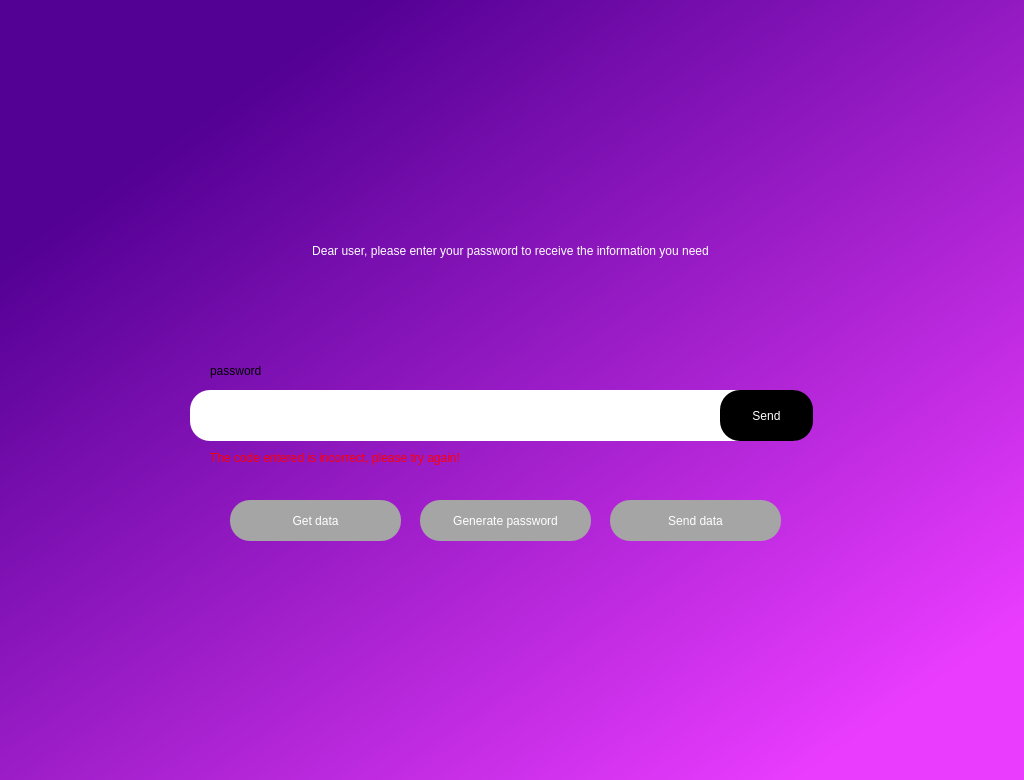
<?xml version="1.0" encoding="UTF-8"?>
<ui version="4.0">
 <class>Dialog</class>
 <widget class="QDialog" name="Dialog">
  <property name="geometry">
   <rect>
    <x>0</x>
    <y>0</y>
    <width>1024</width>
    <height>780</height>
   </rect>
  </property>
  <property name="windowTitle">
   <string>Dialog</string>
  </property>
  <widget class="QWidget" name="widget" native="true">
   <property name="geometry">
    <rect>
     <x>0</x>
     <y>0</y>
     <width>1024</width>
     <height>780</height>
    </rect>
   </property>
   <property name="styleSheet">
    <string notr="true">QWidget#widget{
background-color: qlineargradient(spread:pad, x1:0.119, y1:0.063, x2:0.98, y2:0.988636, stop:0.0895522 rgba(83, 0, 148, 255), stop:0.900498 rgba(234, 60, 255, 255));}
</string>
   </property>
   <widget class="QLabel" name="label">
    <property name="geometry">
     <rect>
      <x>40</x>
      <y>200</y>
      <width>941</width>
      <height>101</height>
     </rect>
    </property>
    <property name="styleSheet">
     <string notr="true">background: transparent;
font: 24pt &quot;MS Shell Dlg 2&quot;;
color: rgb(255, 255, 255);
text-align: center;

</string>
    </property>
    <property name="text">
     <string>Dear user, please enter your password to receive the information you need</string>
    </property>
    <property name="scaledContents">
     <bool>false</bool>
    </property>
    <property name="alignment">
     <set>Qt::AlignCenter</set>
    </property>
    <property name="wordWrap">
     <bool>true</bool>
    </property>
    <property name="openExternalLinks">
     <bool>false</bool>
    </property>
   </widget>
   <widget class="QLineEdit" name="lineEdit">
    <property name="geometry">
     <rect>
      <x>190</x>
      <y>390</y>
      <width>621</width>
      <height>51</height>
     </rect>
    </property>
    <property name="styleSheet">
     <string notr="true">border-radius: 20px;
font: 10pt &quot;MS Shell Dlg 2&quot;;</string>
    </property>
    <property name="text">
     <string/>
    </property>
   </widget>
   <widget class="QPushButton" name="buttonfalse">
    <property name="geometry">
     <rect>
      <x>720</x>
      <y>390</y>
      <width>93</width>
      <height>51</height>
     </rect>
    </property>
    <property name="styleSheet">
     <string notr="true">QPushButton {
    border-radius: 20px;
    background-color: rgb(0, 0, 0);
    color: rgb(255, 255, 255);
    font: 10pt &quot;MS Shell Dlg 2&quot;;
}

QPushButton:hover {
    background-color: #f5b9ff;
}
</string>
    </property>
    <property name="text">
     <string>Send</string>
    </property>
   </widget>
   <widget class="QLabel" name="label_2">
    <property name="geometry">
     <rect>
      <x>210</x>
      <y>360</y>
      <width>61</width>
      <height>21</height>
     </rect>
    </property>
    <property name="text">
     <string>password</string>
    </property>
   </widget>
   <widget class="QPushButton" name="databutton">
    <property name="geometry">
     <rect>
      <x>230</x>
      <y>500</y>
      <width>171</width>
      <height>41</height>
     </rect>
    </property>
    <property name="styleSheet">
     <string notr="true">border-radius: 20px;
color: rgb(255, 255, 255);
font: 10pt &quot;MS Shell Dlg 2&quot;;
background-color: rgb(165, 165, 165);</string>
    </property>
    <property name="text">
     <string>Get data</string>
    </property>
   </widget>
   <widget class="QPushButton" name="pushButton_3">
    <property name="geometry">
     <rect>
      <x>610</x>
      <y>500</y>
      <width>171</width>
      <height>41</height>
     </rect>
    </property>
    <property name="styleSheet">
     <string notr="true">border-radius: 20px;
color: rgb(255, 255, 255);
font: 10pt &quot;MS Shell Dlg 2&quot;;
background-color: rgb(165, 165, 165);</string>
    </property>
    <property name="text">
     <string>Send data</string>
    </property>
   </widget>
   <widget class="QPushButton" name="pushButton_4">
    <property name="geometry">
     <rect>
      <x>420</x>
      <y>500</y>
      <width>171</width>
      <height>41</height>
     </rect>
    </property>
    <property name="styleSheet">
     <string notr="true">border-radius: 20px;
color: rgb(255, 255, 255);
font: 10pt &quot;MS Shell Dlg 2&quot;;
background-color: rgb(165, 165, 165);</string>
    </property>
    <property name="text">
     <string>Generate password</string>
    </property>
   </widget>
   <widget class="QLabel" name="label_4">
    <property name="geometry">
     <rect>
      <x>210</x>
      <y>450</y>
      <width>281</width>
      <height>16</height>
     </rect>
    </property>
    <property name="styleSheet">
     <string notr="true">font: 75 8pt &quot;MS Shell Dlg 2&quot;;
color: rgb(255, 0, 0);</string>
    </property>
    <property name="text">
     <string>The code entered is incorrect, please try again!</string>
    </property>
   </widget>
  </widget>
 </widget>
 <resources/>
 <connections/>
</ui>
